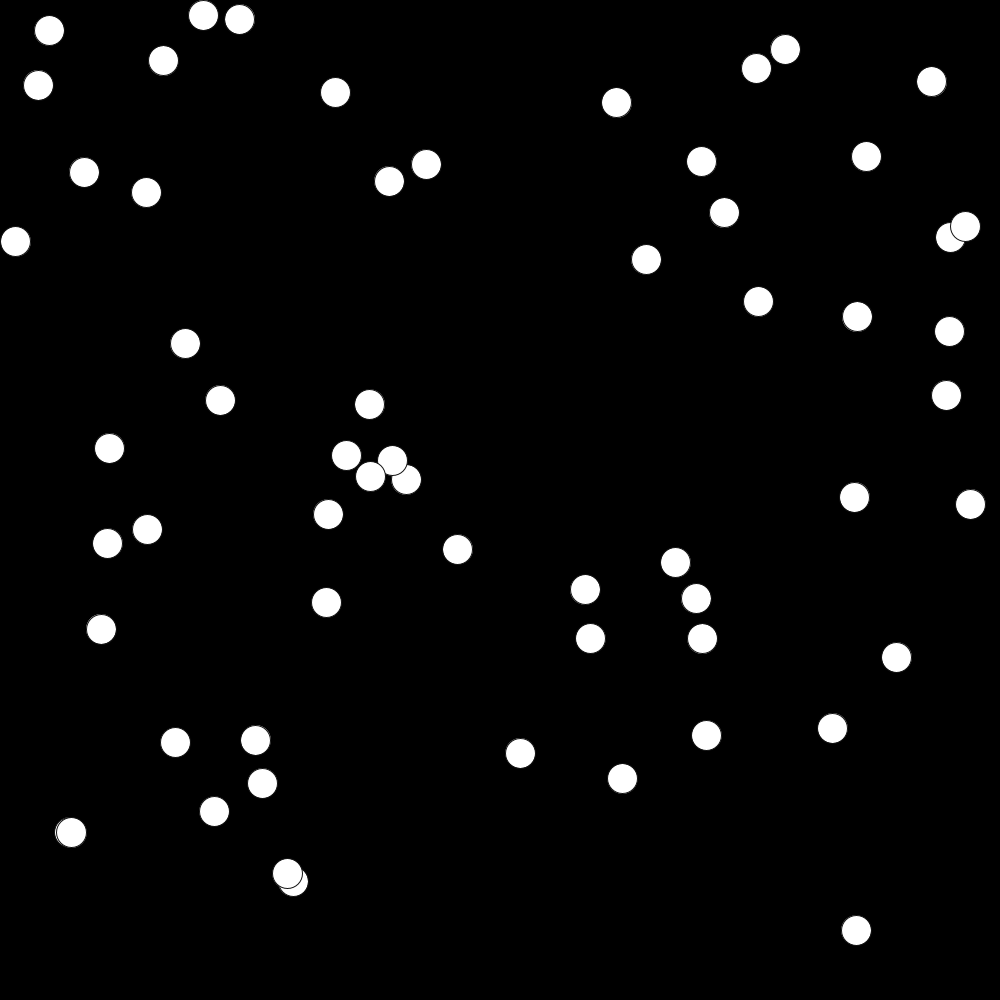
Frame 1 (no input)
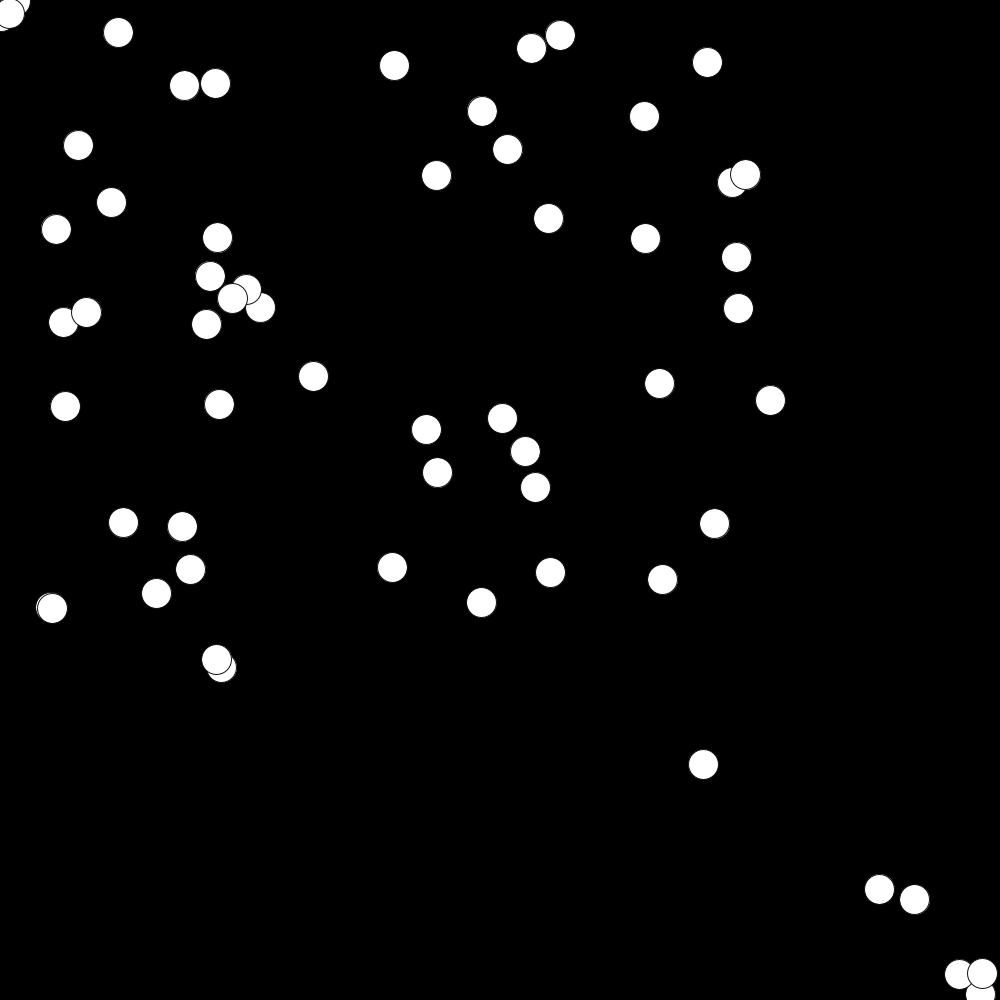
Frame 60 (the mouse pressed at the canvas centre just before this capture)
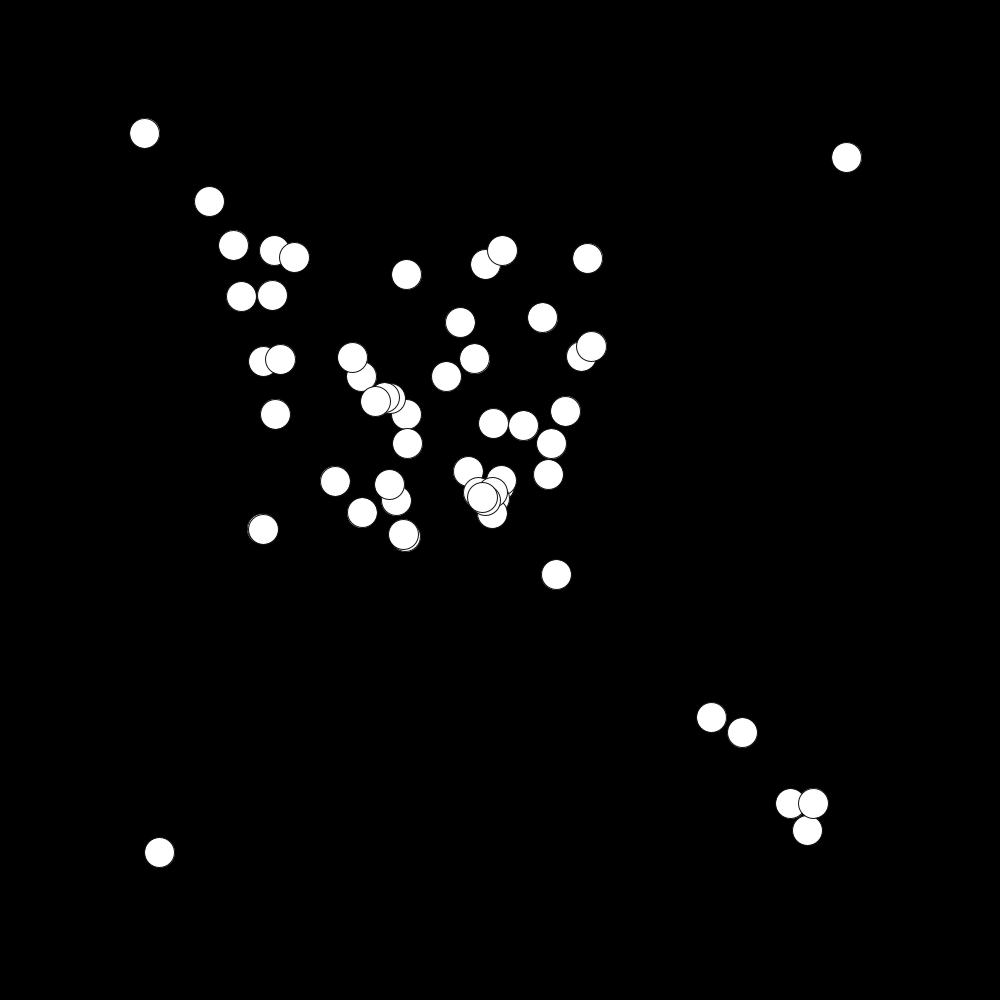
Frame 120 (the mouse held since frame 60 and released just before this capture)

The Processing sketch that drew these frames (run headless with seeded random() and noise(); from frame 60 on, the mouse is pressed at the canvas centre):

// Processing sketch: sketch_200416b
// ── sketch_200416b.pde
  
  //Conjunt de objectes que creerem
  Mover[] movers = new Mover[60];
   
   
  void setup() {
    size(1000,1000);
    background(255);
  //Inicialitzem el número d'objectes que hem introduït.
  for (int i = 0; i < movers.length; i++) {
      movers[i] = new Mover();
    }
  }
   
  void draw() {
    background(0);
    
  //Cridem els mètodes per tots els objectes que es crearan.
  for (int i = 0; i < movers.length; i++) {
      movers[i].update();
      movers[i].checkEdges();
      movers[i].display();
    }
  }

// ── clase.pde
class Mover {
 
  PVector location;
  PVector velocity;
  PVector acceleration;
  float topspeed;
 
  Mover() {
    //Posició random, els objectes començaran a una posició aleatòria
    location = new PVector(random(width),random(height));
    
     //Començaran amb una velocitat 0
    velocity = new PVector(0,0);
    //limit de velocitat 
    topspeed = 4;
  }
 
  void update() {
 
     // Creem i instànciem els PVectors que contenen l'ubicació del mouse i la direcció que tindra 'objecte.

    PVector mouse = new PVector(mouseX,mouseY);
    PVector direccio = PVector.sub(mouse,location);
   
   
    //Normalitzem el vector direccio
    direccio.normalize();
    direccio.mult(0.5);
    
    
    //Donem l'acceleració i movem l'objecte.
    acceleration = direccio;
    velocity.add(acceleration);
    velocity.limit(topspeed);
    location.add(velocity);
  }
 
  //Mostra l'elipse amb la poscio x,y
  void display() {
    stroke(19);
    fill(255);
    ellipse(location.x,location.y,30,30);
  }
  
  
  //Metode que fa que si la bola va al limit de la pantalla aparegui per la banda contraria.
  void checkEdges() {
 
    if (location.x > width) {
      location.x = 0;
    } else if (location.x < 0) {
      location.x = width;
    }
 
    if (location.y > height) {
      location.y = 0;
    }  else if (location.y < 0) {
      location.y = height;
    }
  }
}
